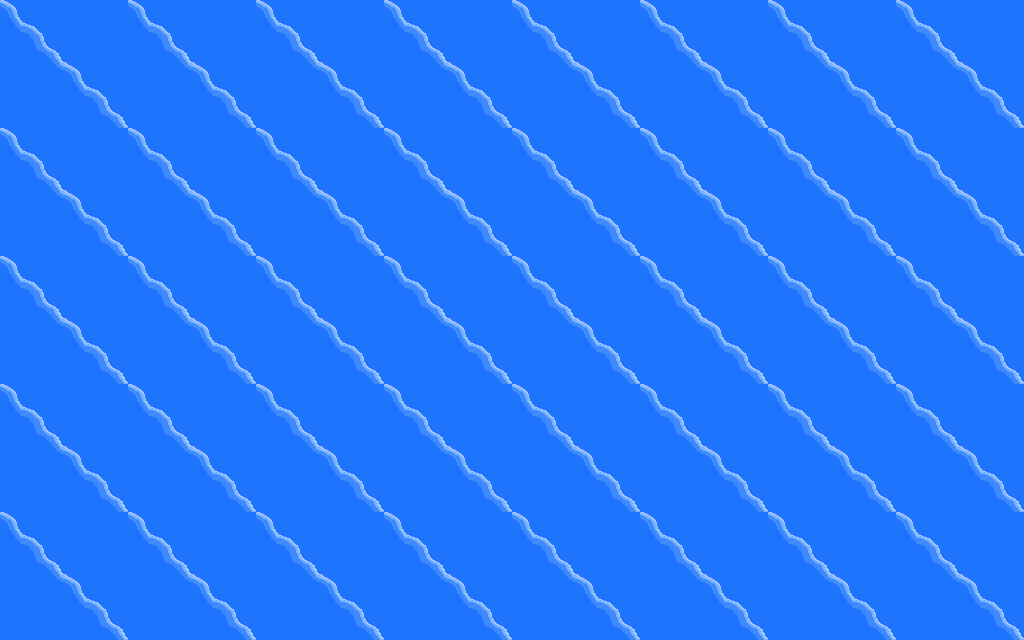

A level layout from a 2D game, rendered from its tile map. Below: a short description, then the map file with its tile-grid data intact:
An orthogonal 16x10 tile map with 64x64 px tiles, 1 tile layer (Calque de Tile 1).

<map version="1.0" orientation="orthogonal" renderorder="right-down" width="16" height="10" tilewidth="64" tileheight="64" nextobjectid="1">
 <tileset firstgid="1" name="Sea" tilewidth="128" tileheight="128" tilecount="3" columns="0">
  <tile id="0">
   <image width="64" height="64" source="../../Tiles/sea.png" />
  </tile>
  <tile id="1">
   <image width="64" height="64" source="../../Tiles/plain_sea.png" />
  </tile>
  <tile id="2">
   <image width="128" height="128" source="sea_fat.png" />
  </tile>
 </tileset>
 <layer name="Calque de Tile 1" width="16" height="10">
  <data encoding="csv">
0,0,0,0,0,0,0,0,0,0,0,0,0,0,0,0,
3,0,3,0,3,0,3,0,3,0,3,0,3,0,3,0,
0,0,0,0,0,0,0,0,0,0,0,0,0,0,0,0,
3,0,3,0,3,0,3,0,3,0,3,0,3,0,3,0,
0,0,0,0,0,0,0,0,0,0,0,0,0,0,0,0,
3,0,3,0,3,0,3,0,3,0,3,0,3,0,3,0,
0,0,0,0,0,0,0,0,0,0,0,0,0,0,0,0,
3,0,3,0,3,0,3,0,3,0,3,0,3,0,3,0,
0,0,0,0,0,0,0,0,0,0,0,0,0,0,0,0,
3,0,3,0,3,0,3,0,3,0,3,0,3,0,3,0
</data>
 </layer>
</map>